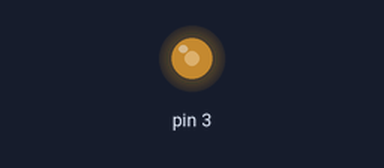
A sketch run on a simulated Arduino Uno, built for the host (arithmetic inside an expression is 32-bit, double 64-bit). Shown: output pins drawn as LEDs (lit = HIGH).

Above: at 0.1 s.
Timing chart, 0 to 1.6 s (numbered marks = the images above):
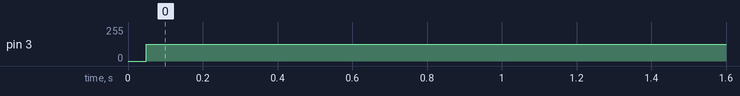

Measured:
- by itself, pin 3: 0/255 → 126/255 at 0.05 s

The sketch:

PWM_Test.ino
```cpp
//#include "Arduino.h"

void setup(){
  pinMode(3, OUTPUT);
  analogWrite(3, 150);
  //delay(10000);
  //OCR2A = 200;
  TCCR2B &= 0xF8;
  TCCR2B |=  _BV(CS20); //Sin prescaler => f = 16Mhz/256
  TCCR2A |= _BV(WGM21) | _BV(WGM20); //Fast PWM
  TIMSK2 |= _BV(TOIE2);
  //TCCR2A |= _BV(WGM20); //Phase corrected PWM
  //attachInterrupt(TIMER2_COMPA_vect_num, ISR_PWM, CHANGE);
  Serial.begin(115200);
}

int N = 100;
int contador;
long tiempo;
//int vect[] = {128, 210, 254, 239, 172, 84, 17, 2, 46, 128};
int vect[] = {128,
   136,
   144,
   152,
   160,
   168,
   176,
   183,
   190,
   197,
   204,
   210,
   216,
   222,
   227,
   232,
   237,
   241,
   244,
   248,
   250,
   252,
   254,
   255,
   255,
   255,
   255,
   255,
   253,
   251,
   249,
   246,
   243,
   239,
   235,
   230,
   225,
   219,
   213,
   207,
   201,
   194,
   187,
   179,
   172,
   164,
   156,
   148,
   140,
   132,
   124,
   116,
   108,
   100,
    92,
    84,
    77,
    69,
    62,
    55,
    49,
    43,
    37,
    31,
    26,
    21,
    17,
    13,
    10,
     7,
     5,
     3,
     1,
     0,
     0,
     0,
     1,
     2,
     4,
     6,
     8,
    12,
    15,
    19,
    24,
    29,
    34,
    40,
    46,
    52,
    59,
    66,
    73,
    80,
    88,
    96,
   104,
   112,
   120,
   128};

int i=0;
void loop(){
  /*//for( i=0; i<N; i++){
    analogWrite(3, vect[i]);
    //delay(1);
    //delayMicroseconds(1);
  //}
  i++;
  if( i>=N )
    i=0;

  if(contador > 9999){
    Serial.println(millis()-tiempo);
    contador=0;
    tiempo = millis();
  }*/
}

ISR(TIMER2_OVF_vect){
  //contador++;
  i++;
  //delayMicroseconds(50);
  if( i>=N )
    i=0;
  analogWrite(3, vect[i]);
}
```
